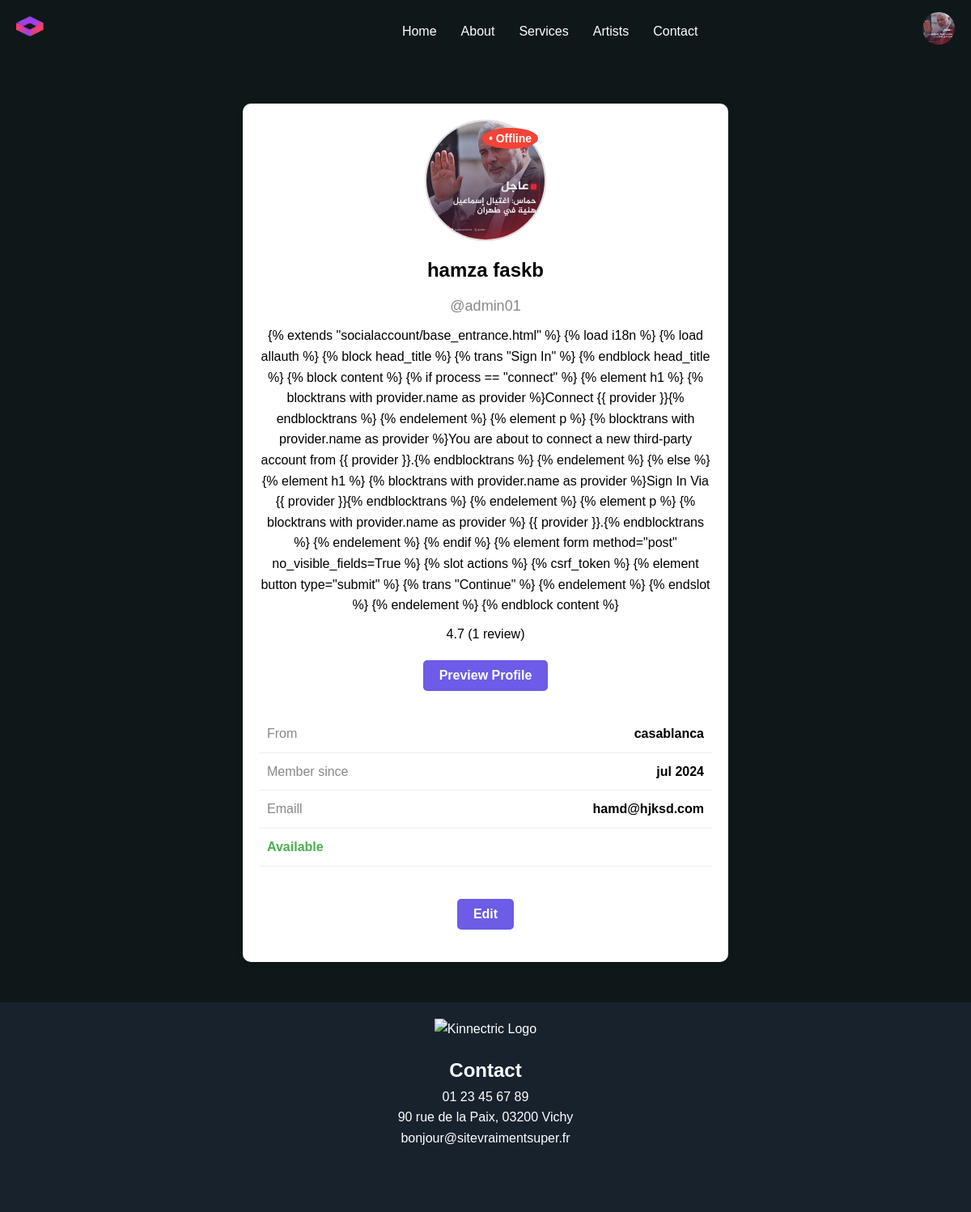
Screenshot of /profile/ (signed in) with the database file from the repository.
### Influ/models.py (models this page shows, shortened)
class UserInfo(models.Model):
    user = models.OneToOneField(User, on_delete=models.CASCADE, related_name='profile')
    first_name = models.CharField(max_length=65)
    last_name = models.CharField(max_length=65)
    profile_images = models.ImageField(upload_to='image/', null=True, blank=True, default='images/default_avatar.png')
    bio = models.TextField()
    specialization = models.CharField(max_length=100)
    birth_date = models.DateField(null=True, blank=True)
    city = models.CharField(max_length=20, choices=CITY_CHOICES, default='casablanca')  # Set default value here
    contact_email = models.EmailField()
    phone = models.CharField(max_length=15, blank=True, null=True)
    available_for_consultation = models.BooleanField(default=True)

### Influ/views.py (the view)
# urls.py: path('profile/', views.profile_view, name='profile'),
@login_required
def profile_view(request):
    user_info = get_object_or_404(UserInfo, user=request.user)
    return render(request, 'profile.html', {'user_info': user_info})

### Influ/templates/profile.html
{% extends 'navbar.html' %}
{% block content %}
{% load static %}
<link rel="stylesheet" href="{% static 'Css/profile.css' %}">
<div class="profile-container">
    <div class="profile-header">
        <div class="profile-picture">
            <img src="{{ user_info.profile_images.url }}" alt="Profile Picture" class="avatar">
            {% if user_info.available_for_consultation %}
                <span class="status online">• Online</span>
            {% else %}
                <span class="status offline">• Offline</span>
            {% endif %}
        </div>
        <div class="profile-details">
            <h2>{{ user_info.first_name }} {{ user_info.last_name }}</h2>
            <p class="username">@{{ user.username }}</p>
            <p class="bio">{{ user_info.bio }}</p>
            <p class="rating">4.7 (1 review)</p>
            <form action="{% url 'view-profile' %}">
            <button class="btn preview-profile-btn">Preview Profile</button>
            </form>
        </div>
    </div>
    <div class="profile-info">
        <div class="info-item">
            <span class="info-title">From</span>
            <span class="info-value">{{ user_info.city }}</span>
        </div>
        <div class="info-item">
            <span class="info-title">Member since</span>
            <span class="info-value">{{ user.date_joined|date:"b Y" }}</span>
        </div>
        <div class="info-item">
            <span class="info-title">Emaill</span>
            <span class="info-value">{{user_info.contact_email}}</span>
        </div>
        <div class="info-item available">
            <span>Available</span>
        </div>
    </div>
    <form method="get" action="{% url 'profile-edit' %}">
        <button type="submit" class="btn edit-profile-btn">Edit</button>
    </form>
</div>
{% endblock %}

### Influ/templates/navbar.html (shortened to what this page needs)
<!DOCTYPE html>
<html lang="en">
<head>
</head>
<body>
    <header>
        <nav class="container">
            <div class="logo">
                <img src="Site_Web_d_Entreprise_Application_Technologique_Bleu_Foncé_et_Violet_Gras-removebg-preview.png" alt="Company Logo" />
            </div>
            <ul class="nav-links">
                <li><a href="{% url 'home' %}">Home</a></li>
                <li><a href="#about">About</a></li>
                <li><a href="#services">Services</a></li>
                <li><a href="#artists">Artists</a></li>
                <li><a href="#contact">Contact</a></li>
            </ul>
            <div class="nav-right">
                {% if user.is_authenticated %}
                    <div class="relative">
                        <img id="avatarButton" class="cursor-pointer" src="{% if user_info.profile_images %}{{ user_info.profile_images.url }}{% else %}path/to/default/image.jpg{% endif %}" alt="User dropdown">
                    </div>
                {% else %}
                    <a href="{% url 'account_login' %}" class="login" aria-label="Login">Login</a>
                {% endif %}
            </div>
        </nav>
    </header>
    {% block content %}
    {% endblock %}
    <footer id="contact">
        <div class="logo">
            <img src="kinnectric-logo.svg" alt="Kinnectric Logo">
        </div>
        <div class="contact-info">
            <h2>Contact</h2>
            <p>01 23 45 67 89</p>
            <p>90 rue de la Paix, 03200 Vichy</p>
            <p>bonjour@sitevraimentsuper.fr</p>
        </div>
        <div class="social-media">
        </div>
    </footer>
</body>
</html>

### Influ/static/Css/profile.css (style rules this page uses)
.profile-container { max-width: 600px; margin: 50px auto; padding: 20px; background-color: #fff; border-radius: 10px; box-shadow: 0 0 10px rgba(0, 0, 0, 0.1); text-align: center; }
.profile-header { display: flex; flex-direction: column; align-items: center; margin-bottom: 20px; }
.profile-picture { position: relative; }
.avatar { width: 150px; height: 150px; border-radius: 50%; object-fit: cover; border: 2px solid #ddd; }
.status { position: absolute; top: 10px; right: 10px; background-color: #4caf50; color: white; border-radius: 50%; padding: 2px 8px; font-size: 14px; font-weight: bold; }
.status.offline { background-color: #f44336; }
.profile-details h2 { font-size: 24px; margin: 10px 0; }
.username { font-size: 18px; color: #888; }
.bio { font-size: 16px; margin: 10px 0; }
.rating { font-size: 16px; margin: 10px 0; }
.btn { padding: 10px 20px; font-size: 16px; font-weight: bold; text-align: center; cursor: pointer; border: none; border-radius: 5px; color: white; }
.preview-profile-btn { background-color: #6c5ce7; margin: 10px 0; }
.edit-profile-btn { background-color: #6c5ce7; margin: 20px 0; }
.profile-info { display: flex; flex-direction: column; align-items: center; margin: 20px 0; }
.info-item { width: 100%; display: flex; justify-content: space-between; padding: 10px; border-bottom: 1px solid #eee; }
.info-title { font-size: 16px; color: #888; }
.info-value { font-size: 16px; font-weight: bold; }
.available span { color: #4caf50; font-weight: bold; }

### Influ/templates/navbar.html (style rules this page uses)
* { margin: 0; padding: 0; box-sizing: border-box; }
body { font-family: Arial, sans-serif; line-height: 1.6; background-color: #0F1819; }
nav.container { display: flex; justify-content: space-between; align-items: center; background-color: #0F1819; color: #fff; padding: 10px 20px; margin-bottom: 40px; }
.logo img { height: 50px; }
ul.nav-links { list-style: none; display: flex; }
ul.nav-links li { margin: 0 15px; }
ul.nav-links a { color: #fff; text-decoration: none; font-size: 16px; transition: color 0.3s ease; }
.nav-right { display: flex; align-items: center; }
.nav-right .relative { position: relative; }
.nav-right .relative img { width: 40px; height: 40px; object-fit: cover; border-radius: 50%; }
.cursor-pointer { cursor: pointer; }
footer { margin-top: 40px; padding: 20px; background-color: #18222D; color: #fff; text-align: center; }
footer .logo img { height: 50px; }
footer .contact-info, footer .social-media { margin-top: 20px; }

### rows the page displays
UserInfo: profile_images (picture), first_name "hamza", last_name "faskb", bio "{% extends \"socialaccount/base_entrance.html\" %} {% load i18n %} {% load allauth %} {% block head_title %} {% trans \"Sign In\" %} {% endblock head_title %} {% block content %} {% if process == \"connect\" %} {% element h1 %} {% blocktrans with provider.name as provider %}Connect {{ provider }}{% endblocktrans %} {% endelement %} {% element p %} {% blocktrans with provider.name as provider %}You are about to connect a new third-party account from {{ provider }}.{% endblocktrans %} {% endelement %} {% else %} {% element h1 %} {% blocktrans with provider.name as provider %}Sign In Via {{ provider }}{% endblocktrans %} {% endelement %} {% element p %} {% blocktrans with provider.name as provider…", city "casablanca", contact_email "hamd@hjksd.com"

### other values shown
{{ user.username }} "admin01"
{{ user.date_joined|date:"b Y" }} "jul 2024"
